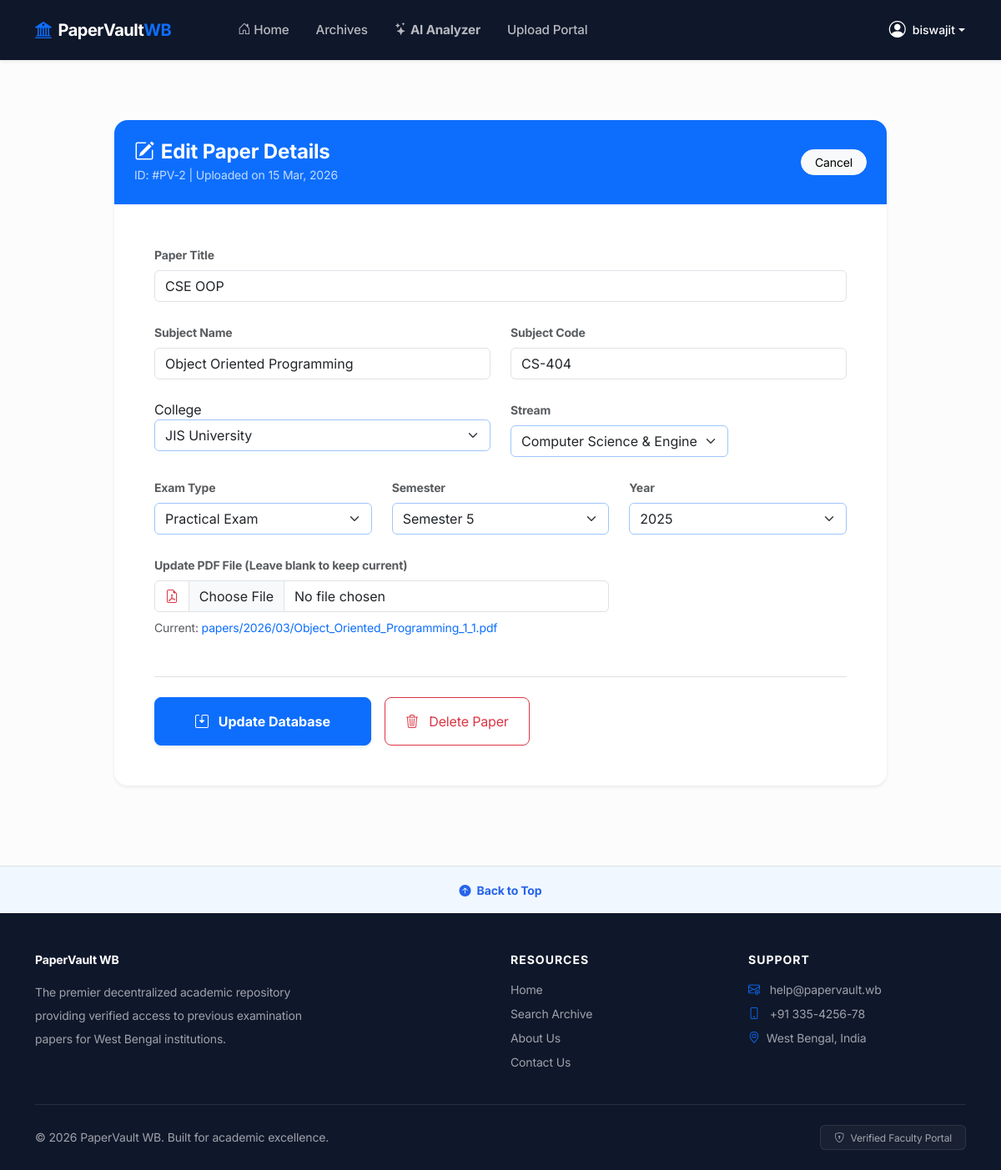
Before: /paper/edit/2/ (signed in) with the older database file.
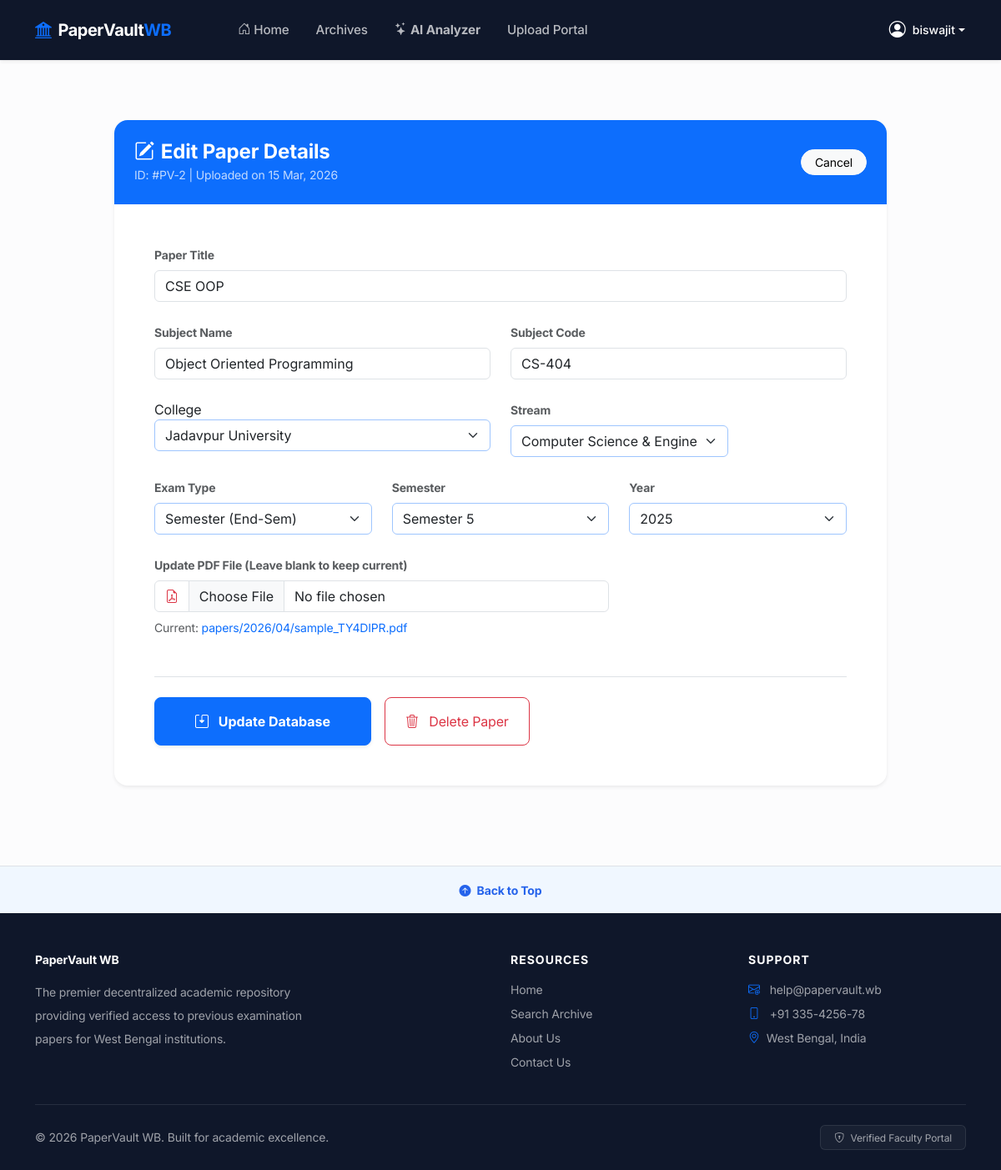
After: the same page with the newer database file.
### papers/models.py (models this page shows, shortened)
class Paper(models.Model):
    EXAM_TYPES = [
        ('INTERNAL', 'Internal / CA'),
        ('SEMESTER', 'Semester (End-Sem)'),
        ('PRACTICAL', 'Practical Exam'),
    ]
    title = models.CharField(max_length=200)
    college = models.ForeignKey('colleges.College', on_delete=models.CASCADE)
    stream = models.ForeignKey('colleges.Stream', on_delete=models.CASCADE)
    semester = models.IntegerField(choices=[(i, f"Semester {i}") for i in range(1, 9)])
    year = models.IntegerField()
    subject_name = models.CharField(max_length=150)
    subject_code = models.CharField(max_length=20)
    exam_type = models.CharField(max_length=20, choices=EXAM_TYPES)
    pdf_file = models.FileField(upload_to='papers/%Y/%m/')
    uploaded_by = models.ForeignKey(User, on_delete=models.SET_NULL, null=True)
    uploaded_at = models.DateTimeField(auto_now_add=True)

### papers/views.py (the view)
# urls.py: path('paper/edit/<int:pk>/', views.edit_paper, name='edit_paper'),
@login_required
def edit_paper(request, pk):
    paper = get_object_or_404(Paper, pk=pk)
    if paper.uploaded_by != request.user:
        messages.error(request, "Unauthorized access.")
        return redirect('papers')
    if request.method == 'POST':
        form = PaperUploadForm(request.POST, request.FILES, instance=paper)
        if not request.FILES.get('pdf_file'):
            form.fields['pdf_file'].required = False
        if form.is_valid():
            form.save() # save changes to DB
            messages.success(request, f"Changes saved for {paper.subject_code}!")
            return redirect('dashboard')
    else:
        form = PaperUploadForm(instance=paper)
        form.fields['pdf_file'].required = False
    return render(request, 'edit_paper.html', {'form': form, 'paper': paper})

### colleges/models.py (called while the page is built)
    def __str__(self):
        return self.name

### templates/edit_paper.html (shortened to what this page needs)
{% extends 'base.html' %}
{% block content %}
<div class="container py-5">
    <div class="row justify-content-center">
        <div class="col-lg-10">
            <div class="card border-0 shadow-sm rounded-4 overflow-hidden">
                <div class="bg-primary p-4 text-white d-flex justify-content-between align-items-center">
                    <div>
                        <h4 class="fw-bold mb-0"><i class="bi bi-pencil-square me-2"></i>Edit Paper Details</h4>
                        <small class="opacity-75">ID: #PV-{{ paper.pk }} | Uploaded on {{ paper.uploaded_at|date:"d M, Y" }}</small>
                    </div>
                    <a href="{% url 'papers' %}" class="btn btn-sm btn-light rounded-pill px-3">Cancel</a>
                </div>
                <div class="card-body p-4 p-md-5">
                    <form method="POST" enctype="multipart/form-data">
                        <div class="row g-4">
                            <div class="col-12">
                                <label class="form-label small fw-bold text-muted">Paper Title</label>
                                {{ form.title }}
                            </div>
                            <div class="col-md-6">
                                <label class="form-label small fw-bold text-muted">Subject Name</label>
                                {{ form.subject_name }}
                            </div>
                            <div class="col-md-6">
                                <label class="form-label small fw-bold text-muted">Subject Code</label>
                                {{ form.subject_code }}
                            </div>
                            <div class="col-md-6">
                                <label>College</label>
                                {{ form.college }}
                            </div>
                            <div class="col-md-4">
                                <label class="form-label small fw-bold text-muted">Stream</label>
                                {{ form.stream }}
                            </div>
                            <div class="col-md-4">
                                <label class="form-label small fw-bold text-muted">Exam Type</label>
                                {{ form.exam_type }}
                            </div>
                            <div class="col-md-4">
                                <label class="form-label small fw-bold text-muted">Semester</label>
                                {{ form.semester }}
                            </div>
                            <div class="col-md-4">
                                <label class="form-label small fw-bold text-muted">Year</label>
                                {{ form.year }}
                            </div>
                            <div class="col-md-8">
                                <label class="form-label small fw-bold text-muted">Update PDF File (Leave blank to keep current)</label>
                                <div class="input-group">
                                    <span class="input-group-text bg-white"><i class="bi bi-file-earmark-pdf text-danger"></i></span>
                                    {{ form.pdf_file }}
                                </div>
                                {% if paper.pdf_file %}
                                    <div class="mt-2 small text-muted">
                                        Current: <a href="{{ paper.pdf_file.url }}" target="_blank" class="text-primary text-decoration-none">{{ paper.pdf_file.name }}</a>
                                    </div>
                                {% endif %}
                            </div>
                        </div>
                        <div class="d-flex flex-column flex-md-row gap-3 mt-5 border-top pt-4">
                            <button type="submit" class="btn btn-primary px-5 py-3 fw-bold rounded-3 shadow-sm">
                                <i class="bi bi-save2 me-2"></i> Update Database
                            </button>
                            <a href="{% url 'delete_paper' paper.pk %}" class="btn btn-outline-danger px-4 py-3 rounded-3">
                                <i class="bi bi-trash3 me-2"></i> Delete Paper
                            </a>
                        </div>
                    </form>
                </div>
            </div>
        </div>
    </div>
</div>
{% endblock %}

### templates/base.html (shortened to what this page needs)
{% load static %}
<!DOCTYPE html>
<html lang="en">
<head>
    <link href="https://cdn.jsdelivr.net/npm/bootstrap@5.3.0/dist/css/bootstrap.min.css" rel="stylesheet">
    <link rel="stylesheet" href="https://cdn.jsdelivr.net/npm/bootstrap-icons@1.11.0/font/bootstrap-icons.css">
    <link rel="stylesheet" href="{% static 'css/style.css' %}?v=1.2">
</head>
<body class="d-flex flex-column min-vh-100">
    <nav class="navbar navbar-expand-lg navbar-dark sticky-top shadow-sm py-3">
        <div class="container">
            <a class="navbar-brand d-flex align-items-center fw-bold fs-5" href="{% url 'dashboard' %}">
                <i class="bi bi-bank2 me-2 text-primary"></i>
                <span>PaperVault<span class="text-primary">WB</span></span>
            </a>
            <div class="collapse navbar-collapse" id="mainNav">
                <ul class="navbar-nav me-auto ms-lg-5">
                    <li class="nav-item">
                        <a class="nav-link px-3" href="{% url 'dashboard' %}"><i class="bi bi-house-door me-1"></i> Home</a>
                    </li>
                    <li class="nav-item">
                        <a class="nav-link px-3" href="{% url 'papers' %}">Archives</a>
                    </li>
                    <li class="nav-item">
                        <a class="nav-link px-3 fw-bold text-info" href="{% url 'ai_analyzer' %}">
                            <i class="bi bi-stars me-1"></i> AI Analyzer
                        </a>
                    </li>
                    {% if user.is_authenticated and user.profile.role == 'FACULTY' %}
                    <li class="nav-item">
                        <a class="nav-link px-3" href="{% url 'upload' %}">Upload Portal</a>
                    </li>
                    {% endif %}
                </ul>
                <div class="d-flex align-items-center gap-3">
                    {% if user.is_authenticated %}
                        <div class="dropdown">
                            <button class="btn btn-link text-white text-decoration-none dropdown-toggle p-0 d-flex align-items-center" type="button" data-bs-toggle="dropdown">
                                <i class="bi bi-person-circle fs-5 me-2"></i>
                                <span class="small fw-medium">{{ user.username }}</span>
                            </button>
                        </div>
                    {% else %}
                        <a href="{% url 'login' %}" class="btn btn-primary btn-sm px-4 rounded-pill shadow-sm">Sign In</a>
                    {% endif %}
                </div>
            </div>
        </div>
    </nav>
    <main class="flex-grow-1">
        {% block content %}{% endblock %}
    </main>
    <div class="container-fluid bg-sky-light border-top mt-5 py-3">
        <div class="container text-center">
            <a href="#" class="back-to-top-link text-decoration-none small fw-bold">
                <i class="bi bi-arrow-up-circle-fill me-1"></i> Back to Top
            </a>
        </div>
    </div>
    <footer class="pt-5 pb-4">
        <div class="container">
            <div class="row g-4">
                <div class="col-lg-5 col-md-6">
                    <h5 class="text-white fw-bold mb-3 small">PaperVault WB</h5>
                    <p class="small text-white-50 lh-lg" style="max-width: 350px;">
                        The premier decentralized academic repository providing verified access to previous examination papers for West Bengal institutions.
                    </p>
                </div>
                <div class="col-lg-3 col-md-6 ms-auto">
                    <h6 class="text-white fw-bold mb-3 small text-uppercase" style="letter-spacing: 1px;">Resources</h6>
                    <ul class="list-unstyled small">
                        <li class="mb-2"><a href="{% url 'dashboard' %}" class="text-white-50 text-decoration-none hover-white transition">Home</a></li>
                        <li class="mb-2"><a href="{% url 'papers' %}" class="text-white-50 text-decoration-none hover-white transition">Search Archive</a></li>
                        <li class="mb-2"><a href="{% url 'about' %}" class="text-white-50 text-decoration-none hover-white transition">About Us</a></li>
                        <li class="mb-2"><a href="{% url 'contact_us' %}" class="text-white-50 text-decoration-none hover-white transition">Contact Us</a></li>
                    </ul>
                </div>
                <div class="col-lg-3 col-md-6">
                    <h6 class="text-white fw-bold mb-3 small text-uppercase" style="letter-spacing: 1px;">
                        <a href="{% url 'contact_us' %}" class="text-white text-decoration-none hover-white">Support</a>
                    </h6>
                    <ul class="list-unstyled small text-white-50">
                        <li class="mb-2">
                            <a href="mailto:help@papervault.wb" class="text-white-50 text-decoration-none hover-white transition">
                                <i class="bi bi-envelope-at me-2 text-primary"></i> help@papervault.wb
                            </a>
                        </li>
                        <li class="mb-2">
                            <a href="tel:+91335425678" class="text-white-50 text-decoration-none hover-white transition">
                                <i class="bi bi-phone me-2 text-primary"></i> +91 335-4256-78
                            </a>
                        </li>
                        <li class="mb-2">
                            <span class="d-flex align-items-start">
                                <i class="bi bi-geo-alt me-2 text-primary"></i>
                                <span>West Bengal, India</span>
                            </span>
                        </li>
                    </ul>
                </div>
            </div>
            <hr class="mt-4 mb-4 border-secondary opacity-25">
            <div class="d-flex flex-column flex-md-row justify-content-between align-items-center gap-3">
                <p class="small text-white-50 mb-0">&copy; 2026 PaperVault WB. Built for academic excellence.</p>
                <div class="d-flex gap-3">
                    <span class="badge bg-secondary bg-opacity-10 text-white-50 fw-normal border border-secondary border-opacity-25 px-3 py-2">
                        <i class="bi bi-shield-lock me-1"></i> Verified Faculty Portal
                    </span>
                </div>
            </div>
        </div>
    </footer>
</body>
</html>

### static/css/style.css (style rules this page uses)
:root { --nav-footer-bg: #0f172a; --accent-blue: #2563eb; --light-blue-bg: #f0f7ff; --text-dark: #334155; --border-glow: rgba(37, 99, 235, 0.5); }
body { background-color: #fcfcfd; color: var(--text-dark); font-family: 'Inter', sans-serif; letter-spacing: -0.01em; margin: 0; }
.navbar { background-color: var(--nav-footer-bg) !important; }
.navbar-brand { letter-spacing: -0.5px; }
.nav-link { font-size: 0.95rem; font-weight: 500; color: rgba(255, 255, 255, 0.7) !important; transition: color 0.2s ease; display: flex !important; align-items: center !important; }
footer { background-color: var(--nav-footer-bg) !important; padding-top: 3rem; padding-bottom: 2rem; }
.bg-sky-light { background-color: var(--light-blue-bg) !important; border-top: 1px solid #e1effe; }
.back-to-top-link { color: var(--accent-blue) !important; font-weight: 700; transition: all 0.2s ease; }
.text-white-50 { color: rgba(255, 255, 255, 0.6) !important; }

Changed rows visible on the page:
changed Paper "CSE OOP": college "JIS University" → "Jadavpur University"; exam_type "Practical Exam" → "Semester (End-Sem)"; pdf_file.name "papers/2026/03/Object_Oriented_Programming_1_1.pdf" → "papers/2026/04/sample_TY4DIPR.pdf"
